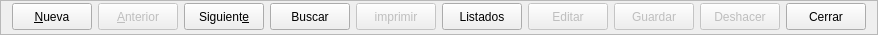
        <widget class="QFrame" name="frame_3">
         <property name="minimumSize">
          <size>
           <width>0</width>
           <height>35</height>
          </size>
         </property>
         <property name="maximumSize">
          <size>
           <width>16777215</width>
           <height>35</height>
          </size>
         </property>
         <property name="frameShape">
          <enum>QFrame::StyledPanel</enum>
         </property>
         <property name="frameShadow">
          <enum>QFrame::Raised</enum>
         </property>
         <layout class="QHBoxLayout" name="horizontalLayout">
          <property name="topMargin">
           <number>2</number>
          </property>
          <item>
           <widget class="QPushButton" name="btnAnadir">
            <property name="minimumSize">
             <size>
              <width>0</width>
              <height>27</height>
             </size>
            </property>
            <property name="text">
             <string>&amp;Nueva</string>
            </property>
            <property name="icon">
             <iconset>
              <normaloff>:/Icons/PNG/add.png</normaloff>:/Icons/PNG/add.png</iconset>
            </property>
            <property name="iconSize">
             <size>
              <width>24</width>
              <height>24</height>
             </size>
            </property>
           </widget>
          </item>
          <item>
           <widget class="QPushButton" name="btnAnterior">
            <property name="enabled">
             <bool>false</bool>
            </property>
            <property name="minimumSize">
             <size>
              <width>0</width>
              <height>27</height>
             </size>
            </property>
            <property name="text">
             <string>&amp;Anterior</string>
            </property>
            <property name="icon">
             <iconset>
              <normaloff>:/Icons/PNG/Previous.png</normaloff>:/Icons/PNG/Previous.png</iconset>
            </property>
            <property name="iconSize">
             <size>
              <width>24</width>
              <height>24</height>
             </size>
            </property>
           </widget>
          </item>
          <item>
           <widget class="QPushButton" name="btnSiguiente">
            <property name="minimumSize">
             <size>
              <width>0</width>
              <height>27</height>
             </size>
            </property>
            <property name="text">
             <string>Siguient&amp;e</string>
            </property>
            <property name="icon">
             <iconset>
              <normaloff>:/Icons/PNG/Next.png</normaloff>:/Icons/PNG/Next.png</iconset>
            </property>
            <property name="iconSize">
             <size>
              <width>24</width>
              <height>24</height>
             </size>
            </property>
           </widget>
          </item>
          <item>
           <widget class="QPushButton" name="btnBuscar">
            <property name="minimumSize">
             <size>
              <width>0</width>
              <height>27</height>
             </size>
            </property>
            <property name="text">
             <string>Buscar</string>
            </property>
            <property name="icon">
             <iconset>
              <normaloff>:/Icons/PNG/search.png</normaloff>:/Icons/PNG/search.png</iconset>
            </property>
            <property name="iconSize">
             <size>
              <width>24</width>
              <height>24</height>
             </size>
            </property>
           </widget>
          </item>
          <item>
           <widget class="QPushButton" name="btnImprimir">
            <property name="enabled">
             <bool>false</bool>
            </property>
            <property name="minimumSize">
             <size>
              <width>0</width>
              <height>27</height>
             </size>
            </property>
            <property name="text">
             <string>imprimir</string>
            </property>
            <property name="icon">
             <iconset>
              <normaloff>:/Icons/PNG/Print.png</normaloff>:/Icons/PNG/Print.png</iconset>
            </property>
            <property name="iconSize">
             <size>
              <width>24</width>
              <height>24</height>
             </size>
            </property>
           </widget>
          </item>
          <item>
           <widget class="QPushButton" name="btnListados">
            <property name="minimumSize">
             <size>
              <width>0</width>
              <height>27</height>
             </size>
            </property>
            <property name="text">
             <string>Listados</string>
            </property>
            <property name="icon">
             <iconset>
              <normaloff>:/Icons/PNG/List.png</normaloff>:/Icons/PNG/List.png</iconset>
            </property>
            <property name="iconSize">
             <size>
              <width>24</width>
              <height>24</height>
             </size>
            </property>
           </widget>
          </item>
          <item>
           <widget class="QPushButton" name="btnEditar">
            <property name="enabled">
             <bool>false</bool>
            </property>
            <property name="minimumSize">
             <size>
              <width>0</width>
              <height>27</height>
             </size>
            </property>
            <property name="text">
             <string>Editar</string>
            </property>
            <property name="icon">
             <iconset>
              <normaloff>:/Icons/PNG/Save.png</normaloff>:/Icons/PNG/Save.png</iconset>
            </property>
            <property name="iconSize">
             <size>
              <width>24</width>
              <height>24</height>
             </size>
            </property>
            <property name="shortcut">
             <string>Ctrl+S</string>
            </property>
           </widget>
          </item>
          <item>
           <widget class="QPushButton" name="btnGuardar">
            <property name="enabled">
             <bool>false</bool>
            </property>
            <property name="minimumSize">
             <size>
              <width>0</width>
              <height>27</height>
             </size>
            </property>
            <property name="text">
             <string>Guardar</string>
            </property>
            <property name="icon">
             <iconset>
              <normaloff>:/Icons/PNG/Save.png</normaloff>:/Icons/PNG/Save.png</iconset>
            </property>
            <property name="iconSize">
             <size>
              <width>24</width>
              <height>24</height>
             </size>
            </property>
           </widget>
          </item>
          <item>
           <widget class="QPushButton" name="btnDeshacer">
            <property name="enabled">
             <bool>false</bool>
            </property>
            <property name="minimumSize">
             <size>
              <width>0</width>
              <height>27</height>
             </size>
            </property>
            <property name="text">
             <string>Deshacer</string>
            </property>
            <property name="icon">
             <iconset>
              <normaloff>:/Icons/PNG/undo.png</normaloff>:/Icons/PNG/undo.png</iconset>
            </property>
            <property name="iconSize">
             <size>
              <width>24</width>
              <height>24</height>
             </size>
            </property>
           </widget>
          </item>
          <item>
           <widget class="QPushButton" name="btn_cerrar">
            <property name="minimumSize">
             <size>
              <width>0</width>
              <height>27</height>
             </size>
            </property>
            <property name="text">
             <string>Cerrar</string>
            </property>
            <property name="icon">
             <iconset>
              <normaloff>:/Icons/PNG/Exit.png</normaloff>:/Icons/PNG/Exit.png</iconset>
            </property>
            <property name="iconSize">
             <size>
              <width>24</width>
              <height>24</height>
             </size>
            </property>
           </widget>
          </item>
         </layout>
        </widget>
